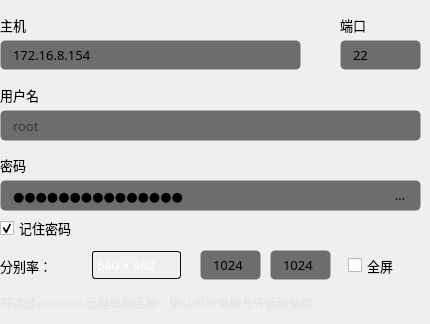
              <widget class="QWidget" name="tab_2">
               <attribute name="title">
                <string>   windows   </string>
               </attribute>
               <widget class="QLineEdit" name="lineEdit_port_ssh_data_3">
                <property name="geometry">
                 <rect>
                  <x>340</x>
                  <y>40</y>
                  <width>81</width>
                  <height>30</height>
                 </rect>
                </property>
                <property name="minimumSize">
                 <size>
                  <width>0</width>
                  <height>30</height>
                 </size>
                </property>
                <property name="font">
                 <font>
                  <family>OPPOSans B</family>
                  <pointsize>10</pointsize>
                 </font>
                </property>
                <property name="styleSheet">
                 <string notr="true">background-color: rgb(25, 25, 25, 155);
border: 1px solid rgba(255, 255, 255, 0);
border-radius: 5px;
padding-left:10px;
padding-right:10px;</string>
                </property>
                <property name="text">
                 <string>22</string>
                </property>
                <property name="placeholderText">
                 <string>22</string>
                </property>
               </widget>
               <widget class="QLabel" name="label_port_ssh_3">
                <property name="geometry">
                 <rect>
                  <x>340</x>
                  <y>10</y>
                  <width>39</width>
                  <height>30</height>
                 </rect>
                </property>
                <property name="font">
                 <font>
                  <family>OPPOSans B</family>
                  <pointsize>10</pointsize>
                 </font>
                </property>
                <property name="text">
                 <string>端口</string>
                </property>
               </widget>
               <widget class="QLineEdit" name="lineEdit_host_ssh_data_3">
                <property name="geometry">
                 <rect>
                  <x>0</x>
                  <y>40</y>
                  <width>301</width>
                  <height>30</height>
                 </rect>
                </property>
                <property name="minimumSize">
                 <size>
                  <width>0</width>
                  <height>30</height>
                 </size>
                </property>
                <property name="font">
                 <font>
                  <family>OPPOSans B</family>
                  <pointsize>10</pointsize>
                 </font>
                </property>
                <property name="styleSheet">
                 <string notr="true">background-color: rgb(25, 25, 25, 155);
border: 1px solid rgba(255, 255, 255, 0);
border-radius: 5px;
padding-left:10px;
padding-right:10px;</string>
                </property>
                <property name="text">
                 <string>172.16.8.154</string>
                </property>
                <property name="placeholderText">
                 <string>127.0.0.1</string>
                </property>
               </widget>
               <widget class="QLabel" name="label_host_ssh_3">
                <property name="geometry">
                 <rect>
                  <x>0</x>
                  <y>10</y>
                  <width>39</width>
                  <height>30</height>
                 </rect>
                </property>
                <property name="font">
                 <font>
                  <family>OPPOSans B</family>
                  <pointsize>10</pointsize>
                 </font>
                </property>
                <property name="text">
                 <string>主机</string>
                </property>
               </widget>
               <widget class="QToolButton" name="tab_passowrd_toolButton_show_2">
                <property name="geometry">
                 <rect>
                  <x>380</x>
                  <y>180</y>
                  <width>40</width>
                  <height>30</height>
                 </rect>
                </property>
                <property name="sizePolicy">
                 <sizepolicy hsizetype="Expanding" vsizetype="Expanding">
                  <horstretch>0</horstretch>
                  <verstretch>0</verstretch>
                 </sizepolicy>
                </property>
                <property name="minimumSize">
                 <size>
                  <width>30</width>
                  <height>30</height>
                 </size>
                </property>
                <property name="maximumSize">
                 <size>
                  <width>40</width>
                  <height>30</height>
                 </size>
                </property>
                <property name="font">
                 <font>
                  <family>OPPOSans B</family>
                  <pointsize>10</pointsize>
                  <stylestrategy>PreferAntialias</stylestrategy>
                 </font>
                </property>
                <property name="styleSheet">
                 <string notr="true">QToolButton {
background-color: rgba(25, 25, 25,0);
border: 1px solid rgba(255, 255, 255, 0);
border-radius: 5px;
padding-left:10px;
padding-right:10px;
}

QToolButton::menu-indicator { 
	image: None;
}

 
QToolButton:hover {
background-color: rgba(25, 25, 25,0);
border: 1px solid rgba(255, 255, 255, 0);
border-radius: 5px;
padding-left:10px;
padding-right:10px;
}</string>
                </property>
                <property name="text">
                 <string>取消</string>
                </property>
                <property name="icon">
                 <iconset resource="lib.qrc">
                  <normaloff>:/lib/eye2.png</normaloff>:/lib/eye2.png</iconset>
                </property>
                <property name="iconSize">
                 <size>
                  <width>14</width>
                  <height>14</height>
                 </size>
                </property>
               </widget>
               <widget class="QLineEdit" name="lineEdit_user_ssh_data_2">
                <property name="geometry">
                 <rect>
                  <x>0</x>
                  <y>110</y>
                  <width>421</width>
                  <height>31</height>
                 </rect>
                </property>
                <property name="minimumSize">
                 <size>
                  <width>0</width>
                  <height>30</height>
                 </size>
                </property>
                <property name="font">
                 <font>
                  <family>OPPOSans B</family>
                  <pointsize>10</pointsize>
                 </font>
                </property>
                <property name="styleSheet">
                 <string notr="true">background-color: rgb(25, 25, 25, 155);
border: 1px solid rgba(255, 255, 255, 0);
border-radius: 5px;
padding-left:10px;
padding-right:10px;</string>
                </property>
                <property name="text">
                 <string/>
                </property>
                <property name="placeholderText">
                 <string>root</string>
                </property>
               </widget>
               <widget class="QCheckBox" name="tab_passowrd_checkBox_remember_password_2">
                <property name="geometry">
                 <rect>
                  <x>0</x>
                  <y>220</y>
                  <width>81</width>
                  <height>16</height>
                 </rect>
                </property>
                <property name="font">
                 <font>
                  <family>OPPOSans B</family>
                  <pointsize>10</pointsize>
                  <stylestrategy>PreferAntialias</stylestrategy>
                 </font>
                </property>
                <property name="text">
                 <string>记住密码</string>
                </property>
                <property name="checked">
                 <bool>true</bool>
                </property>
               </widget>
               <widget class="QLineEdit" name="tab_passowrd_lineEdit_password_data_2">
                <property name="geometry">
                 <rect>
                  <x>0</x>
                  <y>180</y>
                  <width>421</width>
                  <height>31</height>
                 </rect>
                </property>
                <property name="minimumSize">
                 <size>
                  <width>0</width>
                  <height>30</height>
                 </size>
                </property>
                <property name="font">
                 <font>
                  <family>OPPOSans B</family>
                  <pointsize>10</pointsize>
                 </font>
                </property>
                <property name="styleSheet">
                 <string notr="true">background-color: rgb(25, 25, 25, 155);
border: 1px solid rgba(255, 255, 255, 0);
border-radius: 5px;
padding-left:10px;
padding-right:10px;</string>
                </property>
                <property name="text">
                 <string>Linkdood@123456</string>
                </property>
                <property name="echoMode">
                 <enum>QLineEdit::Password</enum>
                </property>
               </widget>
               <widget class="QLabel" name="label_user_ssh_2">
                <property name="geometry">
                 <rect>
                  <x>0</x>
                  <y>80</y>
                  <width>39</width>
                  <height>30</height>
                 </rect>
                </property>
                <property name="font">
                 <font>
                  <family>OPPOSans B</family>
                  <pointsize>10</pointsize>
                 </font>
                </property>
                <property name="text">
                 <string>用户名</string>
                </property>
               </widget>
               <widget class="QLabel" name="tab_passowrd_label_password_2">
                <property name="geometry">
                 <rect>
                  <x>0</x>
                  <y>150</y>
                  <width>39</width>
                  <height>30</height>
                 </rect>
                </property>
                <property name="font">
                 <font>
                  <family>OPPOSans B</family>
                  <pointsize>10</pointsize>
                 </font>
                </property>
                <property name="text">
                 <string>密码</string>
                </property>
               </widget>
               <widget class="QWidget" name="horizontalWidget" native="true">
                <property name="geometry">
                 <rect>
                  <x>0</x>
                  <y>250</y>
                  <width>181</width>
                  <height>31</height>
                 </rect>
                </property>
                <layout class="QHBoxLayout" name="horizontalLayout_4">
                 <property name="leftMargin">
                  <number>0</number>
                 </property>
                 <property name="topMargin">
                  <number>0</number>
                 </property>
                 <property name="rightMargin">
                  <number>0</number>
                 </property>
                 <property name="bottomMargin">
                  <number>0</number>
                 </property>
                 <item>
                  <widget class="QLabel" name="tab_passowrd_label_password_3">
                   <property name="font">
                    <font>
                     <family>OPPOSans B</family>
                     <pointsize>10</pointsize>
                    </font>
                   </property>
                   <property name="text">
                    <string>分别率：</string>
                   </property>
                  </widget>
                 </item>
                 <item>
                  <widget class="QComboBox" name="comboBox">
                   <property name="minimumSize">
                    <size>
                     <width>0</width>
                     <height>28</height>
                    </size>
                   </property>
                   <property name="maximumSize">
                    <size>
                     <width>120</width>
                     <height>28</height>
                    </size>
                   </property>
                   <property name="font">
                    <font>
                     <family>OPPOSans B</family>
                     <pointsize>10</pointsize>
                     <stylestrategy>PreferAntialias</stylestrategy>
                    </font>
                   </property>
                   <property name="styleSheet">
                    <string notr="true">QComboBox{
	color:#ffffff;
	border:1px solid rgb(13, 13, 13);
	border-radius:3px;
	background:transparent;
}
QComboBox:disabled{
	border:1px solid gray;
	color:gray;
}

QComboBox::drop-down{
	background:transparent;
}
QComboBox::down-arrow{
	border-image: url(:/lib/up.png);
    width:20px;
	height:20px;
}


QComboBox::down-arrow:enabled{
	color:#52DCFE;
}
QComboBox QAbstractItemView{
	outline:0px solid gray;
	border:1px solid #1e2d36;
	color:#ffffff;
	background-color:#1e2d36;
	selection-background-color:#52DCFE;
}</string>
                   </property>
                   <item>
                    <property name="text">
                     <string>640 x 480</string>
                    </property>
                   </item>
                   <item>
                    <property name="text">
                     <string>800 x 600</string>
                    </property>
                   </item>
                   <item>
                    <property name="text">
                     <string>1024 x 768</string>
                    </property>
                   </item>
                   <item>
                    <property name="text">
                     <string>1280 x 1024</string>
                    </property>
                   </item>
                   <item>
                    <property name="text">
                     <string>1600 x 1200</string>
                    </property>
                   </item>
                   <item>
                    <property name="text">
                     <string>1920 x 1080</string>
                    </property>
                   </item>
                   <item>
                    <property name="text">
                     <string>1920 x 1020</string>
                    </property>
                   </item>
                   <item>
                    <property name="text">
                     <string>1560 x 1440</string>
                    </property>
                   </item>
                   <item>
                    <property name="text">
                     <string>自定义</string>
                    </property>
                   </item>
                  </widget>
                 </item>
                </layout>
               </widget>
               <widget class="QCheckBox" name="tab_passowrd_checkBox_remember_password_3">
                <property name="geometry">
                 <rect>
                  <x>348</x>
                  <y>250</y>
                  <width>61</width>
                  <height>31</height>
                 </rect>
                </property>
                <property name="font">
                 <font>
                  <family>OPPOSans B</family>
                  <pointsize>10</pointsize>
                  <stylestrategy>PreferAntialias</stylestrategy>
                 </font>
                </property>
                <property name="text">
                 <string>全屏</string>
                </property>
                <property name="checked">
                 <bool>false</bool>
                </property>
               </widget>
               <widget class="QLabel" name="widget_dynamic_title_label_3">
                <property name="geometry">
                 <rect>
                  <x>0</x>
                  <y>290</y>
                  <width>400</width>
                  <height>25</height>
                 </rect>
                </property>
                <property name="minimumSize">
                 <size>
                  <width>100</width>
                  <height>25</height>
                 </size>
                </property>
                <property name="maximumSize">
                 <size>
                  <width>400</width>
                  <height>16777215</height>
                 </size>
                </property>
                <property name="font">
                 <font>
                  <family>OPPOSans B</family>
                  <pointsize>9</pointsize>
                 </font>
                </property>
                <property name="styleSheet">
                 <string notr="true">color: rgba(223, 223, 223, 150);</string>
                </property>
                <property name="text">
                 <string>将通过windows远程桌面连接，确认对方电脑允许远程协助</string>
                </property>
               </widget>
               <widget class="QLineEdit" name="lineEdit_port_ssh_data_4">
                <property name="geometry">
                 <rect>
                  <x>200</x>
                  <y>250</y>
                  <width>61</width>
                  <height>30</height>
                 </rect>
                </property>
                <property name="minimumSize">
                 <size>
                  <width>0</width>
                  <height>30</height>
                 </size>
                </property>
                <property name="font">
                 <font>
                  <family>OPPOSans B</family>
                  <pointsize>10</pointsize>
                 </font>
                </property>
                <property name="styleSheet">
                 <string notr="true">background-color: rgb(25, 25, 25, 155);
border: 1px solid rgba(255, 255, 255, 0);
border-radius: 5px;
padding-left:10px;
padding-right:10px;</string>
                </property>
                <property name="text">
                 <string>1024</string>
                </property>
                <property name="placeholderText">
                 <string>22</string>
                </property>
               </widget>
               <widget class="QLineEdit" name="lineEdit_port_ssh_data_5">
                <property name="geometry">
                 <rect>
                  <x>270</x>
                  <y>250</y>
                  <width>61</width>
                  <height>30</height>
                 </rect>
                </property>
                <property name="minimumSize">
                 <size>
                  <width>0</width>
                  <height>30</height>
                 </size>
                </property>
                <property name="font">
                 <font>
                  <family>OPPOSans B</family>
                  <pointsize>10</pointsize>
                 </font>
                </property>
                <property name="styleSheet">
                 <string notr="true">background-color: rgb(25, 25, 25, 155);
border: 1px solid rgba(255, 255, 255, 0);
border-radius: 5px;
padding-left:10px;
padding-right:10px;</string>
                </property>
                <property name="text">
                 <string>1024</string>
                </property>
                <property name="placeholderText">
                 <string>22</string>
                </property>
               </widget>
               <zorder>lineEdit_port_ssh_data_3</zorder>
               <zorder>label_port_ssh_3</zorder>
               <zorder>lineEdit_host_ssh_data_3</zorder>
               <zorder>label_host_ssh_3</zorder>
               <zorder>lineEdit_user_ssh_data_2</zorder>
               <zorder>tab_passowrd_checkBox_remember_password_2</zorder>
               <zorder>tab_passowrd_lineEdit_password_data_2</zorder>
               <zorder>label_user_ssh_2</zorder>
               <zorder>tab_passowrd_label_password_2</zorder>
               <zorder>tab_passowrd_toolButton_show_2</zorder>
               <zorder>horizontalWidget</zorder>
               <zorder>tab_passowrd_checkBox_remember_password_3</zorder>
               <zorder>widget_dynamic_title_label_3</zorder>
               <zorder>lineEdit_port_ssh_data_4</zorder>
               <zorder>lineEdit_port_ssh_data_5</zorder>
              </widget>
